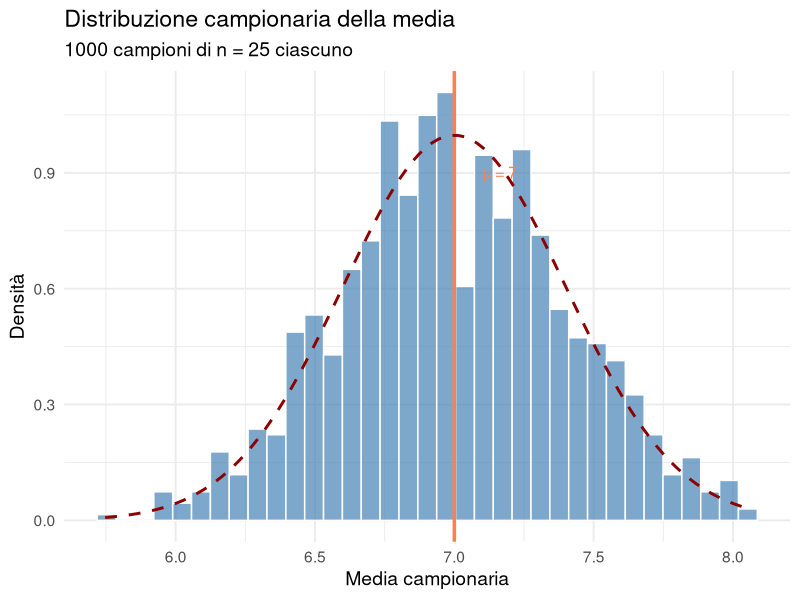
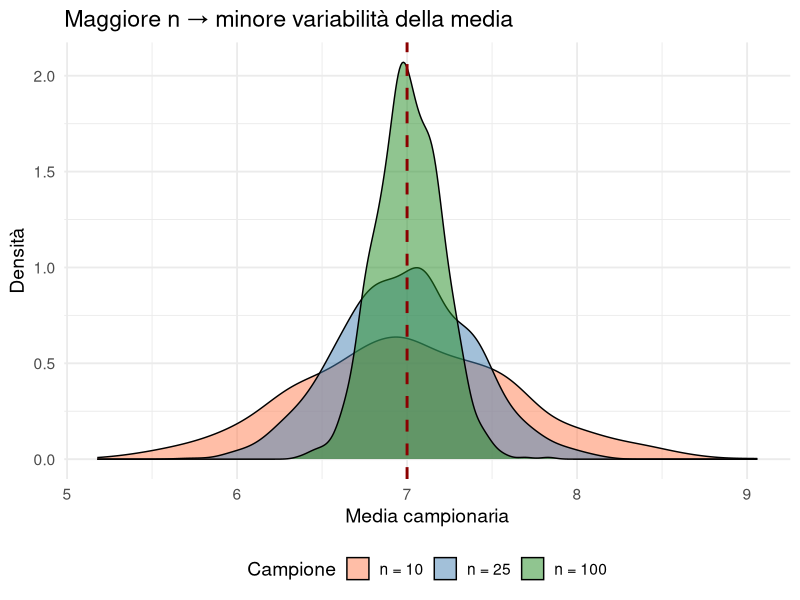
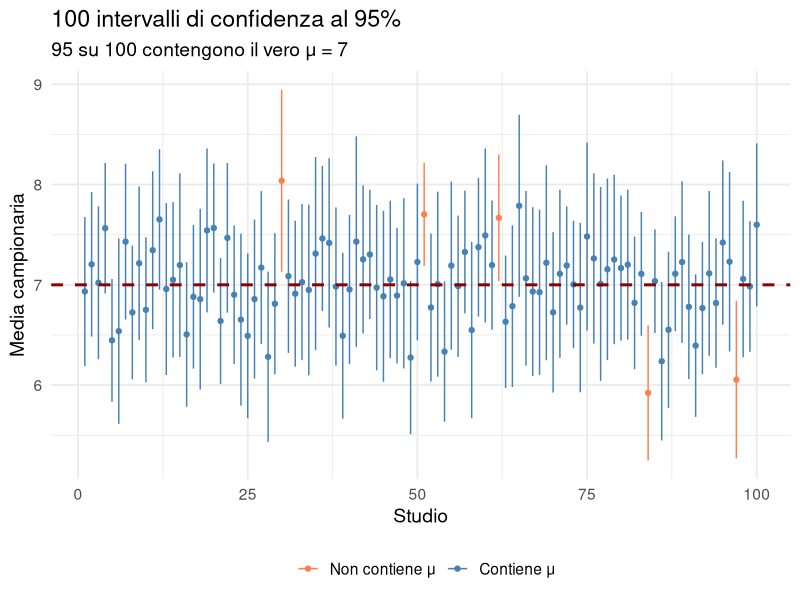
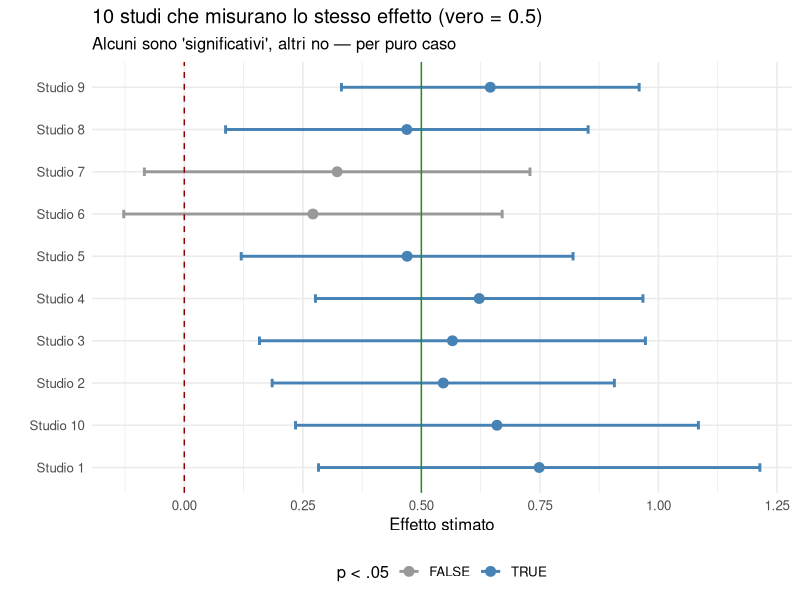

Here is the R script that generated these plots, in order:
## ---- chunk 1
#| echo: false
#| message: false
#| warning: false
library(ggplot2)
library(dplyr)
set.seed(42)
## ---- chunk 2
# Parametri
mu <- 7       # vera media della popolazione
sigma <- 2    # vera deviazione standard
n <- 25       # dimensione del campione
n_campioni <- 1000

# Simulazione
medie <- replicate(n_campioni, {
  campione <- rnorm(n, mean = mu, sd = sigma)
  mean(campione)
})
## ---- chunk 3
medie[1:30]
## ---- chunk 4
#| echo: false

df_medie <- data.frame(media = medie)

ggplot(df_medie, aes(x = media)) +
  geom_histogram(aes(y = after_stat(density)), bins = 35, 
                 fill = "steelblue", alpha = 0.7, color = "white") +
  geom_vline(xintercept = mu, color = "coral", linewidth = 1.2) +
  stat_function(fun = dnorm, args = list(mean = mu, sd = sigma/sqrt(n)),
                color = "darkred", linewidth = 1, linetype = "dashed") +
  annotate("text", x = mu + 0.1, y = 0.9, label = paste0("μ = ", mu), 
           color = "coral", hjust = 0, size = 4) +
  labs(title = "Distribuzione campionaria della media",
       subtitle = "1000 campioni di n = 25 ciascuno",
       x = "Media campionaria", y = "Densità") +
  theme_minimal(base_size = 14)
## ---- chunk 5
cat("Media delle medie campionarie:", round(mean(medie), 3), "\n")
cat("DS delle medie (errore standard):", round(sd(medie), 3), "\n")
cat("Errore standard teorico (σ/√n):", round(sigma/sqrt(n), 3), "\n")
## ---- chunk 6
#| echo: false

set.seed(123)
medie_n10 <- replicate(1000, mean(rnorm(10, mu, sigma)))
medie_n25 <- replicate(1000, mean(rnorm(25, mu, sigma)))
medie_n100 <- replicate(1000, mean(rnorm(100, mu, sigma)))

df_confronto <- data.frame(
  media = c(medie_n10, medie_n25, medie_n100),
  n = factor(rep(c("n = 10", "n = 25", "n = 100"), each = 1000),
             levels = c("n = 10", "n = 25", "n = 100"))
)

ggplot(df_confronto, aes(x = media, fill = n)) +
  geom_density(alpha = 0.5) +
  geom_vline(xintercept = mu, color = "darkred", linetype = "dashed", linewidth = 1) +
  scale_fill_manual(values = c("coral", "steelblue", "forestgreen")) +
  labs(title = "Maggiore n → minore variabilità della media",
       x = "Media campionaria", y = "Densità", fill = "Campione") +
  theme_minimal(base_size = 14) +
  theme(legend.position = "bottom")
## ---- chunk 7
cat("SE con n = 10:", round(sigma/sqrt(10), 2), "\n")
cat("SE con n = 25:", round(sigma/sqrt(25), 2), "\n")
cat("SE con n = 100:", round(sigma/sqrt(100), 2), "\n")
## ---- chunk 8
# Un singolo campione
set.seed(42)
campione <- rnorm(25, mean = mu, sd = sigma)

# Statistiche
media_camp <- mean(campione)
sd_camp <- sd(campione)
se <- sd_camp / sqrt(25)

# Intervallo di confidenza
t_critico <- qt(0.975, df = length(campione) - 1)
ic_lower <- media_camp - t_critico * se
ic_upper <- media_camp + t_critico * se
## ---- chunk 9
cat("Media campionaria:", round(media_camp, 2), "\n")
cat("Errore standard:", round(se, 2), "\n")
cat("IC 95%: [", round(ic_lower, 2), ",", round(ic_upper, 2), "]\n")
## ---- chunk 10
t.test(campione)$`conf.int`
## ---- chunk 11
cat("μ = 7 è nell'intervallo?", ic_lower <= 7 & 7 <= ic_upper, "\n")
## ---- chunk 12
set.seed(123)
n_studi <- 100

# Simuliamo 100 studi
risultati <- lapply(1:n_studi, function(i) {
  campione <- rnorm(25, mean = mu, sd = sigma)
  m <- mean(campione)
  se <- sd(campione) / sqrt(25)
  data.frame(
    studio = i,
    media = m,
    lower = m - 1.96 * se,
    upper = m + 1.96 * se
  )
})

df_ic <- do.call(rbind, risultati)
df_ic$contiene_mu <- df_ic$lower <= mu & mu <= df_ic$upper
## ---- chunk 13
#| echo: false
#| fig-height: 5

ggplot(df_ic, aes(x = studio, y = media, color = contiene_mu)) +
  geom_point(size = 1.5) +
  geom_errorbar(aes(ymin = lower, ymax = upper), width = 0, linewidth = 0.5) +
  geom_hline(yintercept = mu, color = "darkred", linewidth = 1, linetype = "dashed") +
  scale_color_manual(values = c("FALSE" = "coral", "TRUE" = "steelblue"),
                     labels = c("Non contiene μ", "Contiene μ")) +
  labs(title = "100 intervalli di confidenza al 95%",
       subtitle = paste0(sum(df_ic$contiene_mu), " su 100 contengono il vero μ = 7"),
       x = "Studio", y = "Media campionaria", color = "") +
  theme_minimal(base_size = 14) +
  theme(legend.position = "bottom")
## ---- chunk 14
cat("Intervalli che contengono μ:", sum(df_ic$contiene_mu), "su 100\n")
cat("Proporzione:", mean(df_ic$contiene_mu), "\n")
## ---- chunk 15
#| echo: false
#| fig-height: 3.5

# Mostriamo la variabilità tra studi
set.seed(456)
studi <- lapply(1:10, function(i) {
  camp <- rnorm(25, mean = 0.5, sd = 1)  # Effetto vero = 0.5
  m <- mean(camp)
  se <- sd(camp) / sqrt(25)
  data.frame(studio = paste("Studio", i), media = m, 
             lower = m - 1.96*se, upper = m + 1.96*se)
})
df_studi <- do.call(rbind, studi)
df_studi$significativo <- df_studi$lower > 0 | df_studi$upper < 0

ggplot(df_studi, aes(x = studio, y = media, color = significativo)) +
  geom_point(size = 3) +
  geom_errorbar(aes(ymin = lower, ymax = upper), width = 0.2, linewidth = 1) +
  geom_hline(yintercept = 0, linetype = "dashed", color = "darkred") +
  geom_hline(yintercept = 0.5, linetype = "solid", color = "forestgreen") +
  scale_color_manual(values = c("FALSE" = "gray60", "TRUE" = "steelblue")) +
  coord_flip() +
  labs(title = "10 studi che misurano lo stesso effetto (vero = 0.5)",
       subtitle = "Alcuni sono 'significativi', altri no — per puro caso",
       x = "", y = "Effetto stimato", color = "p < .05") +
  theme_minimal(base_size = 12) +
  theme(legend.position = "bottom")
